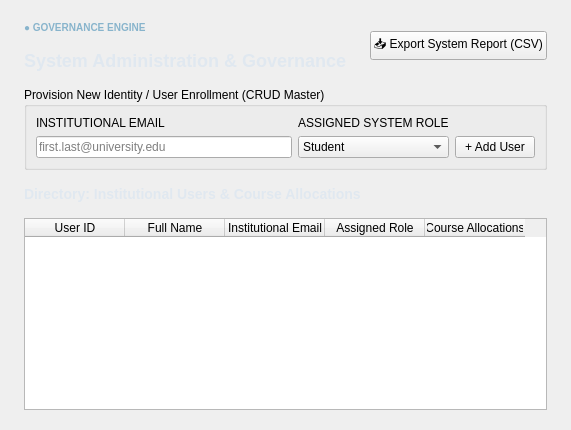
        <widget class="QWidget" name="page_admin">
         <layout class="QVBoxLayout" name="adminVLayout">
          <property name="leftMargin">
           <number>24</number>
          </property>
          <property name="rightMargin">
           <number>24</number>
          </property>
          <property name="topMargin">
           <number>20</number>
          </property>
          <property name="bottomMargin">
           <number>20</number>
          </property>
          <property name="spacing">
           <number>16</number>
          </property>

          <item>
           <layout class="QHBoxLayout" name="adminTopBar">
            <item>
             <widget class="QLabel" name="lbl_admin_header">
              <property name="text">
               <string>&lt;span style=&quot;font-size:10px; color:#88b4cc; font-weight:bold;&quot;&gt;● GOVERNANCE ENGINE&lt;/span&gt;&lt;br/&gt;&lt;h2 style=&quot;margin:2px 0; color:#e0e8f0;&quot;&gt;System Administration &amp;amp; Governance&lt;/h2&gt;</string>
              </property>
             </widget>
            </item>
            <item>
             <spacer name="adminSpacerRight">
              <property name="orientation">
               <enum>Qt::Horizontal</enum>
              </property>
             </spacer>
            </item>
            <item>
             <widget class="QPushButton" name="btn_export_system_report">
              <property name="text">
               <string>📥 Export System Report (CSV)</string>
              </property>
             </widget>
            </item>
           </layout>
          </item>

          <!-- Provision Identity Form Card -->
          <item>
           <widget class="QGroupBox" name="grp_provision">
            <property name="title">
             <string>Provision New Identity / User Enrollment (CRUD Master)</string>
            </property>
            <layout class="QHBoxLayout" name="provFormLayout">
             <item>
              <layout class="QVBoxLayout" name="pEmailCol">
               <item>
                <widget class="QLabel" name="lbl_p_email">
                 <property name="text">
                  <string>INSTITUTIONAL EMAIL</string>
                 </property>
                </widget>
               </item>
               <item>
                <widget class="QLineEdit" name="txt_add_email">
                 <property name="placeholderText">
                  <string>first.last@university.edu</string>
                 </property>
                </widget>
               </item>
              </layout>
             </item>
             <item>
              <layout class="QVBoxLayout" name="pRoleCol">
               <item>
                <widget class="QLabel" name="lbl_p_role">
                 <property name="text">
                  <string>ASSIGNED SYSTEM ROLE</string>
                 </property>
                </widget>
               </item>
               <item>
                <widget class="QComboBox" name="combo_add_role">
                 <item>
                  <property name="text">
                   <string>Student</string>
                  </property>
                 </item>
                 <item>
                  <property name="text">
                   <string>Instructor</string>
                  </property>
                 </item>
                 <item>
                  <property name="text">
                   <string>Advisor</string>
                  </property>
                 </item>
                 <item>
                  <property name="text">
                   <string>Administrator</string>
                  </property>
                 </item>
                </widget>
               </item>
              </layout>
             </item>
             <item alignment="Qt::AlignBottom">
              <widget class="QPushButton" name="btn_add_user">
               <property name="text">
                <string>+ Add User</string>
               </property>
              </widget>
             </item>
            </layout>
           </widget>
          </item>

          <!-- Master Directory Table -->
          <item>
           <widget class="QLabel" name="lbl_users_title">
            <property name="text">
             <string>&lt;h3 style=&quot;margin:0; color:#e0e8f0;&quot;&gt;Directory: Institutional Users &amp;amp; Course Allocations&lt;/h3&gt;</string>
            </property>
           </widget>
          </item>
          <item>
           <widget class="QTableWidget" name="table_admin_users">
            <column>
             <property name="text">
              <string>User ID</string>
             </property>
            </column>
            <column>
             <property name="text">
              <string>Full Name</string>
             </property>
            </column>
            <column>
             <property name="text">
              <string>Institutional Email</string>
             </property>
            </column>
            <column>
             <property name="text">
              <string>Assigned Role</string>
             </property>
            </column>
            <column>
             <property name="text">
              <string>Course Allocations</string>
             </property>
            </column>
           </widget>
          </item>
         </layout>
        </widget>
